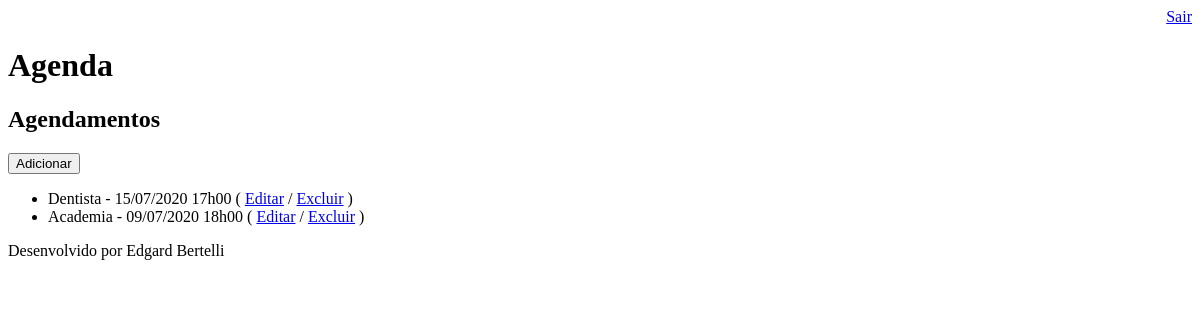
Page /agenda/ (signed in) on the earlier database version.
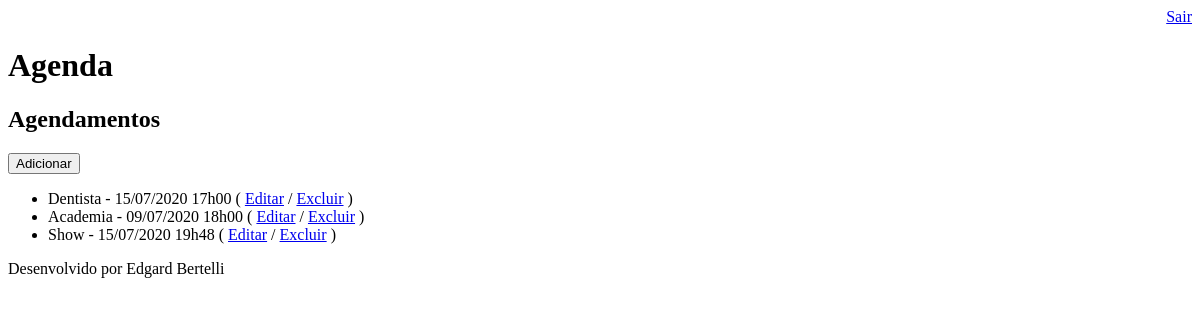
Same page on the later database version.
### core/models.py (models this page shows, shortened)
class Evento(models.Model):
    titulo = models.CharField(max_length=100, verbose_name='Título')
    descricao = models.TextField(blank=True, null=True, verbose_name='Descrição')
    data_evento = models.DateTimeField(verbose_name='Data do evento')
    data_criacao = models.DateTimeField(auto_now=True, verbose_name='Data de criação')
    usuario = models.ForeignKey(User, on_delete=models.CASCADE, verbose_name='Usuário')
    def get_data_evento(self):
        return self.data_evento.strftime('%d/%m/%Y %Hh%M')

### core/views.py (the view)
# urls.py: path('agenda/', views.lista_eventos),
@login_required(login_url='/login/')
def lista_eventos(request):
    user = request.user
    eventos = Evento.objects.filter(usuario=user)
    dados = {'eventos': eventos}
    return render(request, 'agenda.html', dados)

### templates/agenda.html
{% extends "model-page.html" %}
{% block content %}
    <h2>Agendamentos</h2>
    <a href="evento/" type="button">
        <button type="button">Adicionar</button>
    </a>
    <ul>
        {% for evento in eventos %}
            <li>
                {{ evento.titulo }} - {{ evento.get_data_evento }}
                ( <a href="evento/?id={{ evento.id }}">Editar</a> / <a href="evento/delete/{{ evento.id }}">Excluir</a> )
            </li>
        {% endfor %}
    </ul>
{% endblock %}

Differences in the rows shown:
added Evento: titulo "Show", get_data_evento "15/07/2020 19h48"
